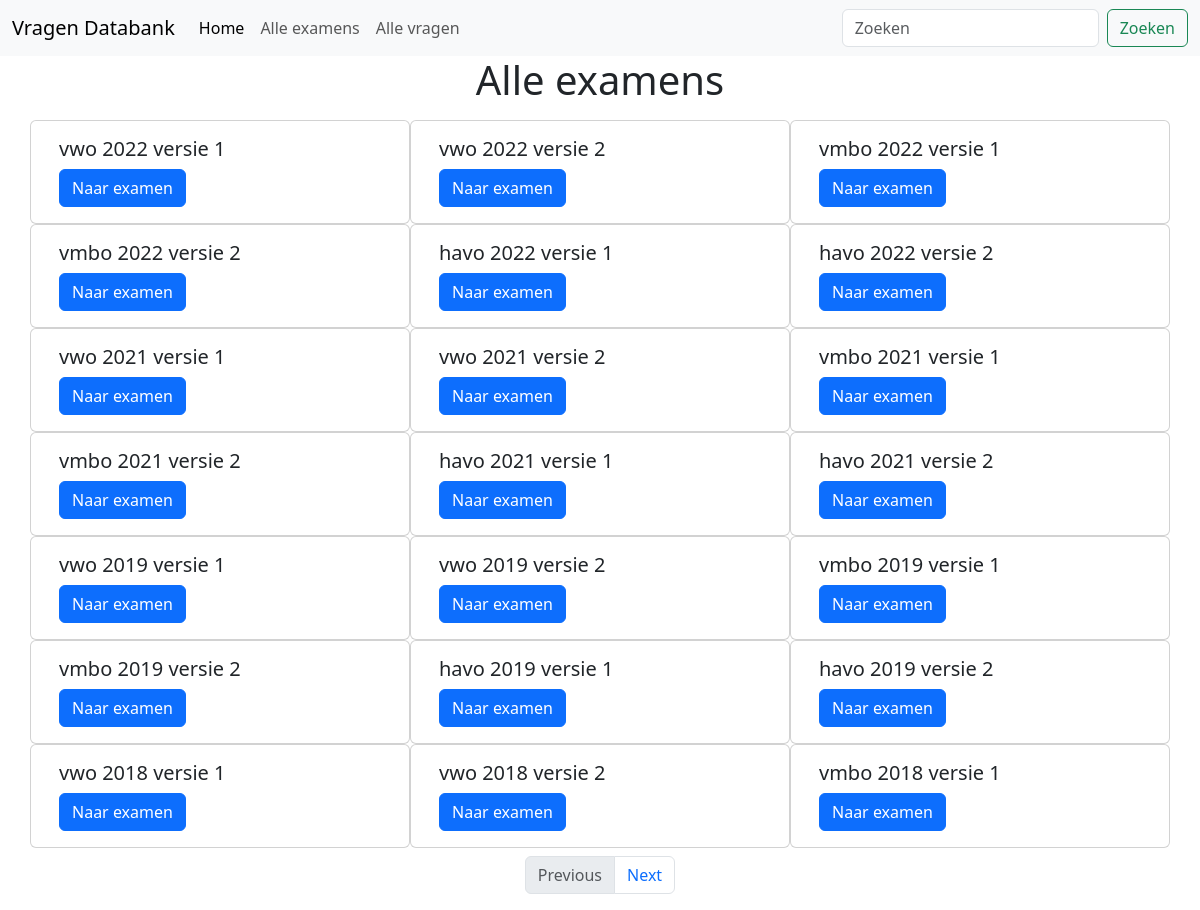
The app's page /exams/ with its own data.
### questions/models.py (models this page shows, shortened)
class Exam(models.Model):
    pdf_url = models.URLField(max_length=200)
    pdf_path = models.FilePathField()
    level = models.CharField(max_length=200)
    year = models.CharField(max_length=200)
    version = models.CharField(max_length=200)
    def get_absolute_url(self):
        return reverse('exam-detail', kwargs={"pk": self.pk})
    def name(self):
        return f'{self}'
    def __str__(self):
        return f'{self.level} {self.year} versie {self.version}'

### questions/views.py (the view)
# urls.py: path('exams/', views.ExamListView.as_view(), name='exam-list'),
class ExamListView(generic.ListView):
    model = Exam
    paginate_by = 21
    template_name = 'questions/exam_list.html'
    context_object_name = 'exams'
    def get_queryset(self):
        return Exam.objects.order_by('-year', '-level', 'version')

### questions/templates/questions/exam_list.html
{% extends "questions/base_generic.html" %} {% block content %}
<h1 class="text-center">Alle examens</h1>
<div class="container py-2">
  <div class="row justify-content-center">
    {% for exam in exams %}
    <div class="card col-md-4">
      <div class="card-body">
        <h5 class="card-title">{{ exam.name }}</h5>
        <div class="btn-group" role="group" aria-label="Basic example">
          <a class="btn btn-primary" href="{{ exam.get_absolute_url }}"
            >Naar examen</a
          >
        </div>
      </div>
    </div>
    {% endfor %}
  </div>
</div>
{% endblock %}

### records on screen
Exam: name "vwo 2022 versie 1"
Exam: name "vwo 2022 versie 2"
Exam: name "vmbo 2022 versie 1"
Exam: name "vmbo 2022 versie 2"
Exam: name "havo 2022 versie 1"
Exam: name "havo 2022 versie 2"
Exam: name "vwo 2021 versie 1"
Exam: name "vwo 2021 versie 2"
Exam: name "vmbo 2021 versie 1"
Exam: name "vmbo 2021 versie 2"
Exam: name "havo 2021 versie 1"
Exam: name "havo 2021 versie 2"
Exam: name "vwo 2019 versie 1"
Exam: name "vwo 2019 versie 2"
Exam: name "vmbo 2019 versie 1"
Exam: name "vmbo 2019 versie 2"
Exam: name "havo 2019 versie 1"
Exam: name "havo 2019 versie 2"
Exam: name "vwo 2018 versie 1"
Exam: name "vwo 2018 versie 2"
Exam: name "vmbo 2018 versie 1"
